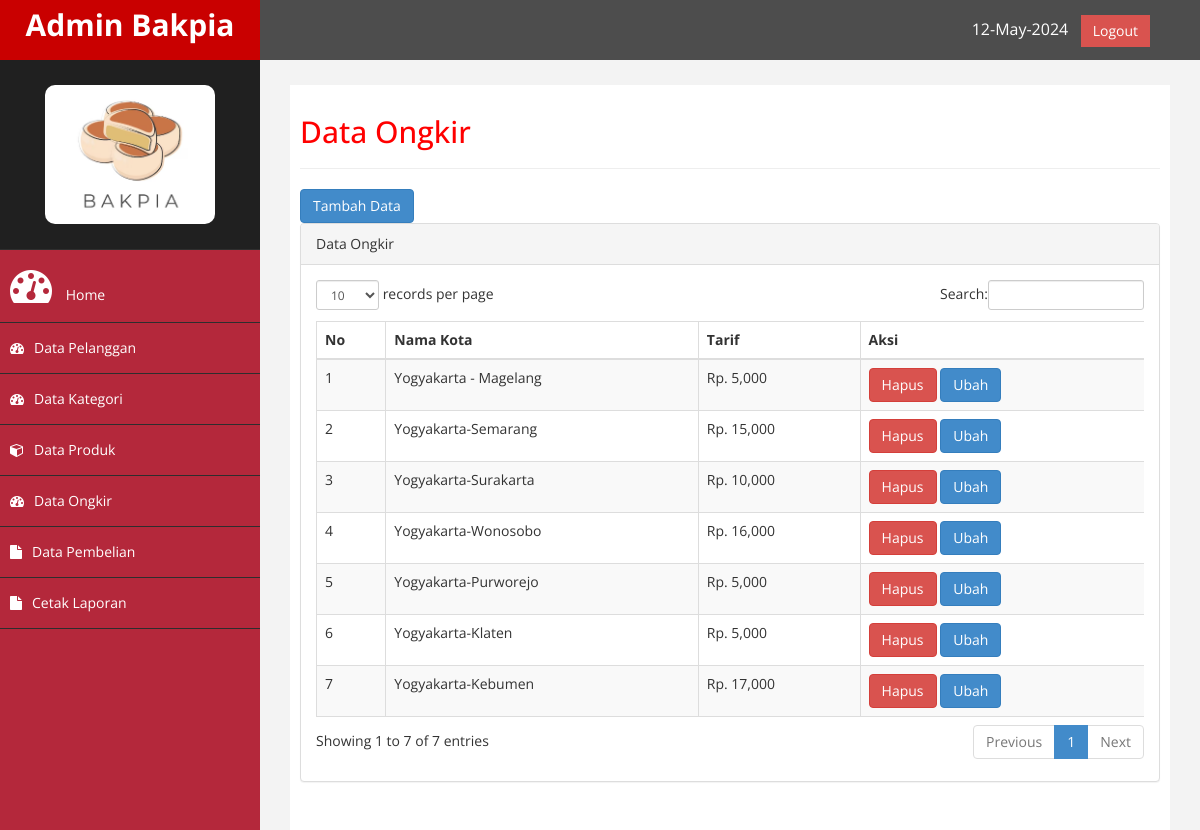
Screenshot of /MPTI-FIX/RPL/admin/index.php?page=ongkir (signed in) with the database file from the repository.
### tables this page shows
CREATE TABLE `ongkir` (
  `id_ongkir` int(6) NOT NULL,
  `nama_kota` varchar(100) NOT NULL,
  `tarif` int(11) NOT NULL
);

### MPTI-FIX/RPL/admin/page/ongkir/ongkir.php (the view)
<h2>Data Ongkir</h2>
<hr>
<a href="index.php?page=ongkir&aksi=tambah" class="btn btn-primary">Tambah Data</a>
<div class="row">
                <div class="col-md-12">
                    <div class="panel panel-default">
                        <div class="panel-heading">
                             Data Ongkir
                        </div>
                        <div class="panel-body">
                            <div class="table-responsive">
                                <table class="table table-striped table-bordered table-hover" id="dataTables-example">
                                    <thead>
                                        <tr>
                                            <th>No</th>
                                            <th>Nama Kota</th>
                                            <th>Tarif</th>
                                            <th>Aksi</th>
                                        </tr>
                                    </thead>
                                    <tbody>
                                    	<?php $nomor=1; ?>
                                    	<?php $ambil=$koneksi->query("SELECT * FROM ongkir"); ?>
                                    	<?php while($pecah=$ambil->fetch_assoc()){ ?>
                                    	<tr>
                                    		<td><?php echo $nomor; ?></td>
                                    		<td><?php echo $pecah['nama_kota']; ?></td>
                                    		<td>Rp. <?php echo number_format($pecah['tarif']); ?></td>
                                    		<td>
                                    			<a onclick="return confirm('Yakin Akan DiHapus??')" href="index.php?page=ongkir&aksi=hapus&id=<?php echo $pecah['id_ongkir'] ?>" class="btn btn-danger">Hapus</a>
                                                <a href="index.php?page=ongkir&aksi=ubah&id=<?php echo $pecah['id_ongkir']; ?>" class="btn btn-primary">Ubah</a>
                                    		</td>
                                    	</tr>
                                    	<?php $nomor++; ?>
                                    	<?php } ?>
                                    </tbody>

### MPTI-FIX/RPL/admin/index.php (shortened to what this page needs)
<?php
$koneksi = new mysqli ("localhost","root","","tokompti");
 ?>
<!DOCTYPE html>
<html xmlns="http://www.w3.org/1999/xhtml">
<head>
    <link href="assets/css/bootstrap.css" rel="stylesheet" />
    <link href="assets/css/font-awesome.css" rel="stylesheet" />
    <link href="assets/js/morris/morris-0.4.3.min.css" rel="stylesheet" />
    <link href="assets/css/custom.css" rel="stylesheet" />
  <link href="assets/js/dataTables/dataTables.bootstrap.css" rel="stylesheet" />
</head>
<body>
    <div id="wrapper">
        <nav class="navbar navbar-default navbar-cls-top " role="navigation" style="margin-bottom: 0">
            <div class="navbar-header">
                <a class="navbar-brand" href="index.php">Admin Bakpia</a>
            </div>
  <div style="color: white;
padding: 15px 50px 5px 50px;
float: right;
font-size: 16px;"> <?php echo date('d-M-Y'); ?> &nbsp; <a href="logout.php" class="btn btn-danger square-btn-adjust">Logout</a> </div>
        </nav>
                <nav class="navbar-default navbar-side" role="navigation">
            <div class="sidebar-collapse">
                <ul class="nav" id="main-menu">
				<li class="text-center">
                    <img src="assets/img/logobakpia.png" class="user-image img-responsive"/>
					</li>
                    <li><a href="index.php"><i class="fa fa-dashboard fa-3x"></i> Home</a></li>
                    <li><a href="index.php?page=pelanggan"><i class="fa fa-dashboard "></i>Data Pelanggan</a></li>
                    <li><a href="index.php?page=kategori" ><i class="fa fa-dashboard "></i>Data Kategori</a></li>
                    <li><a href="index.php?page=produk"><i class="fa fa-cube "></i>Data Produk</a></li>
                    <li><a href="index.php?page=ongkir" ><i class="fa fa-dashboard "></i>Data Ongkir</a></li>
                    <li><a href="index.php?page=pembelian"><i class="fa fa-file "></i>Data Pembelian</a></li>
                    <li><a href="index.php?page=laporan" ><i class="fa fa-file "></i>Cetak Laporan</a></li>
                </ul>
            </div>
        </nav>
        <div id="page-wrapper" >
            <div id="page-inner">
                <?php
                $page=@$_GET['page'];
                $aksi=@$_GET['aksi'];
                if($page == "produk"){
                  if ($aksi == ""){
                    include "page/produk/produk.php";
                  }
                  elseif ($aksi == "tambah") {
                   include"page/produk/tambah.php";
                  }
                  elseif ($aksi == "hapus"){
                    include"page/produk/hapus.php";
                  }
                  elseif ($aksi == "ubah") {
                    include"page/produk/ubah.php";
                  }
                }
                elseif ($page == "pembelian") {
                  if ($aksi =="") {
                    include"page/pembelian/detail.php";
                  }
                }
                elseif ($page == "ongkir")
                {
                  if ($aksi =="") {
                    include"page/ongkir/ongkir.php";
                  }
                  elseif ($aksi=="tambah") {
                    include"page/ongkir/tambah.php";
                  }
                  elseif ($aksi=="ubah") {
                    include"page/ongkir/ubah.php";
                  }
                  elseif ($aksi=="hapus"){
                    include "page/ongkir/hapus.php";
                  }
                }
              else
              {
                include 'home.php';
              }
                 ?>
            </div>
            </div>
        </div>
</body>
</html>

### MPTI-FIX/RPL/admin/assets/css/custom.css (style rules this page uses)
body { font-family: 'Open Sans', sans-serif; }
#wrapper { width: 100%; background:rgb(180, 40, 59); }
#page-wrapper { padding: 15px 15px; min-height: 600px; background:#F3F3F3; }
#page-inner { width:100%; margin:10px 20px 10px 0px; background-color:#fff!important; padding:10px; min-height:1200px; }
.text-center { text-align:center; }
h2 { color: #f00; }
.square-btn-adjust { border: 0px solid transparent; -webkit-border-radius: 0px; -moz-border-radius: 0px; border-radius: 0px; }
.user-image { margin: 25px auto; -webkit-border-radius: 10px; -moz-border-radius: 10px; border-radius: 10px; max-height:170px; max-width:170px; }
.navbar-cls-top .navbar-brand { color: #fff; background: #C90000; width: 260px; text-align: center; height: 60px; font-size: 30px; font-weight: 700; }
.sidebar-collapse , .sidebar-collapse .nav { background:none; }
.sidebar-collapse .nav { padding:0; }
.sidebar-collapse .nav > li > a { color:#fff; background:rgb(180, 40, 59); text-shadow:none; }
.sidebar-collapse > .nav > li > a { padding:15px 10px; }
.sidebar-collapse > .nav > li { border-bottom: 1px solid rgba(107, 108, 109, 0.19); }
.navbar-side { border:none; background-color: #202020; }
.navbar-cls-top { background:#4D4D4D; border-bottom:none; }
.navbar-default { border:0px solid black; }
.navbar-header { background: #A70303; }
.nav > li > a > i { margin-right:10px; }
@media (min-width:768px) { #page-wrapper { margin: 0 0 0 260px; padding: 15px 30px; min-height: 1200px; } }
@media (min-width:768px) { .navbar-side { z-index: 1; position: absolute; width: 260px; } }
@media (min-width:768px) { .navbar { border-radius: 0px; } }

### rows the page displays
ongkir: nama_kota "Yogyakarta - Magelang", tarif "5,000"
ongkir: nama_kota "Yogyakarta-Semarang", tarif "15,000"
ongkir: nama_kota "Yogyakarta-Surakarta", tarif "10,000"
ongkir: nama_kota "Yogyakarta-Wonosobo", tarif "16,000"
ongkir: nama_kota "Yogyakarta-Purworejo", tarif "5,000"
ongkir: nama_kota "Yogyakarta-Klaten", tarif "5,000"
ongkir: nama_kota "Yogyakarta-Kebumen", tarif "17,000"
